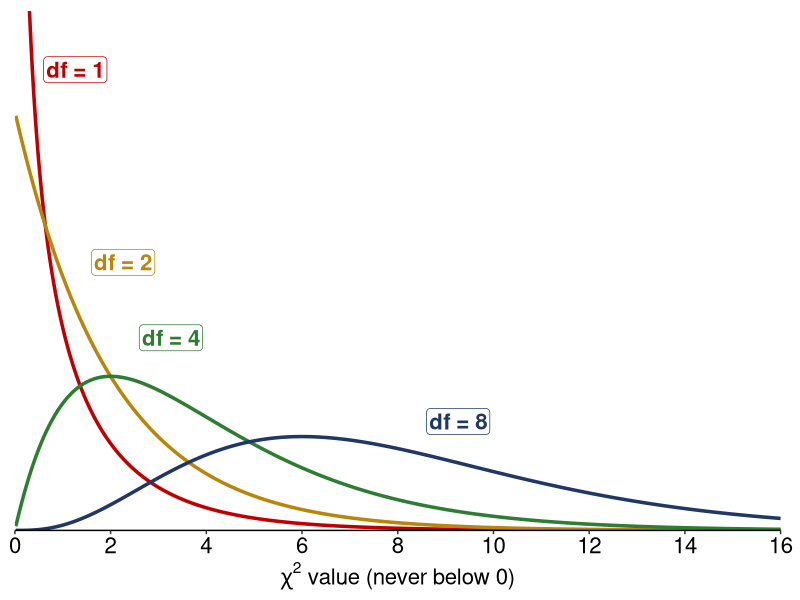

Source code (R): (Note: this script raises an error after producing the figure.)
#Checks the numbers on the Week 12 Lecture 29 deck (11/11/2026): the introduction to categorical data
#(one-way and two-way tables, conditional distributions, observed and expected counts, the chi-square
#distribution and the X^2 statistic). The matched-pairs slides carried over from Lecture 28 are checked
#in make_lecture28_figures.R. It draws:
#
#  l29_chisq.png         chi-square density curves for df = 1, 2, 4 and 8
#  l29_figure_sizes.csv  the size, in points, each figure is drawn at
#
#The same numbers are asserted on the Week 12 notes page (lecturemenu12.Rmd).
#
#TYPE SIZE. Same rule as the other make_lectureN_figures.R scripts: nothing on a slide is under
#16pt, so each figure is drawn at exactly its on-slide size (points / 72 inches) and every text
#size goes through tsz() or el(), which refuse anything smaller.

library(ggplot2)

this_file <- tryCatch(normalizePath(sys.frame(1)$ofile, winslash = "/"),
                      error = function(e) NA_character_)
if (is.na(this_file)) {
  args <- commandArgs(trailingOnly = FALSE)
  m <- grep("^--file=", args, value = TRUE)
  this_file <- if (length(m)) normalizePath(sub("^--file=", "", m[[1]]),
                                            winslash = "/") else NA_character_
}
if (is.na(this_file)) stop("Could not determine the script location; run it with Rscript.")
assets_dir <- dirname(this_file)

#---- numbers (the same checks as lecturemenu12.Rmd)
#Pew: "Are you losing focus in class by checking your cell phone?", n = 743 U.S. teens (published margins)
pew <- c(Never = 289, Rarely = 216, Sometimes = 178, Often = 60)
stopifnot(sum(pew) == 743, identical(unname(round(pew / 743, 2)), c(0.39, 0.29, 0.24, 0.08)))
#H0: all four answers equally common (p_i = 0.25): E = n p_i, X^2 = sum (O - E)^2 / E, df = k - 1
E <- 743 * 0.25
terms <- round((pew - E)^2 / E, 2)
stopifnot(E == 185.75, identical(unname(terms), c(57.39, 4.93, 0.32, 85.13)),
          round(sum((pew - E)^2 / E), 2) == 147.77, round(sum(terms), 2) == 147.77,
          length(pew) - 1 == 3)
#the mean of chi-square(df) is df and its SD is sqrt(2 df): 147.77 is ~ 59 SDs above the mean of chi-square(3)
stopifnot(round((147.77 - 3) / sqrt(6), 0) == 59, pchisq(147.77, 3, lower.tail = FALSE) < 1e-30)

#OpenStax Example 11.6: hours volunteered per week by type of volunteer (n = 839)
vol <- matrix(c(111, 96, 48,
                96, 133, 61,
                91, 150, 53), nrow = 3, byrow = TRUE,
              dimnames = list(c('Community college', 'Four-year college', 'Nonstudents'),
                              c('1-3', '4-6', '7-9')))
stopifnot(identical(unname(rowSums(vol)), c(255, 290, 294)), identical(unname(colSums(vol)), c(298, 379, 162)),
          sum(vol) == 839)
cond <- round(vol / rowSums(vol), 3)          # conditional distribution of hours within each type
marg <- round(colSums(vol) / 839, 3)          # marginal distribution of hours
stopifnot(identical(unname(cond[1, ]), c(0.435, 0.376, 0.188)),
          identical(unname(cond[2, ]), c(0.331, 0.459, 0.210)),
          identical(unname(cond[3, ]), c(0.310, 0.510, 0.180)),
          identical(unname(marg), c(0.355, 0.452, 0.193)))
#the book's expected count for the top-left cell (Friday's test of independence)
stopifnot(round(255 * 298 / 839, 2) == 90.57)

#---- type size helpers: points in, refuse anything under 16pt
MIN_PT <- 16
tsz <- function(pt) { stopifnot(pt >= MIN_PT); pt / .pt }     # geom text size (mm)
el <- function(pt, ...) { stopifnot(pt >= MIN_PT); element_text(size = pt, ...) }

NAVY <- "#1F3864"; RED <- "#C00000"; GOLD <- "#B8860B"; GREEN <- "#2E7D32"

sizes <- data.frame(file = character(), width_pt = numeric(), height_pt = numeric())
save_fig <- function(g, file, wpt, hpt) {
  ggsave(file.path(assets_dir, file), g, width = wpt / 72, height = hpt / 72, dpi = 200, bg = 'white')
  sizes[nrow(sizes) + 1, ] <<- list(file, wpt, hpt)
}

#---- the chi-square family: right-skewed, never below 0, one curve per df; the peak moves right and the
#curve spreads out as df grows (mean = df)
x <- seq(0.02, 16, length.out = 900)
dfs <- c(1, 2, 4, 8)
cols <- c('1' = RED, '2' = GOLD, '4' = GREEN, '8' = NAVY)
cur <- do.call(rbind, lapply(dfs, function(k) data.frame(x = x, y = dchisq(x, k), df = factor(k, levels = dfs))))
#label each curve beside its own peak (df = 1 and 2 peak at 0, so label them on the way down)
lp <- data.frame(df = factor(dfs, levels = dfs), x = c(0.6, 1.6, 2.6, 8.6),
                 y = c(0.55, 0.32, 0.23, 0.13))
lp$lab <- paste0('df = ', dfs)
g <- ggplot(cur, aes(x, y, colour = df)) +
  geom_line(linewidth = 1.2) +
  geom_label(data = lp, aes(x, y, label = lab, colour = df), size = tsz(16), fontface = 'bold', hjust = 0,
             fill = 'white', border.colour = NA, label.padding = unit(0.1, 'lines'), show.legend = FALSE) +
  scale_colour_manual(values = cols, guide = 'none') +
  scale_x_continuous(breaks = c(0, 2, 4, 6, 8, 10, 12, 14, 16)) +
  coord_cartesian(xlim = c(0, 16), ylim = c(0, 0.62), expand = FALSE) +
  labs(x = expression(chi^2~'value (never below 0)'), y = NULL) +
  theme_classic() +
  theme(axis.text.y = element_blank(), axis.ticks.y = element_blank(), axis.line.y = element_blank(),
        axis.text.x = el(16, colour = 'black'), axis.title.x = el(16),
        plot.margin = margin(8, 14, 4, 8))
save_fig(g, 'l29_chisq.png', 840, 270)

write.csv(sizes, file.path(assets_dir, 'l29_figure_sizes.csv'), row.names = FALSE)
print(sizes)
